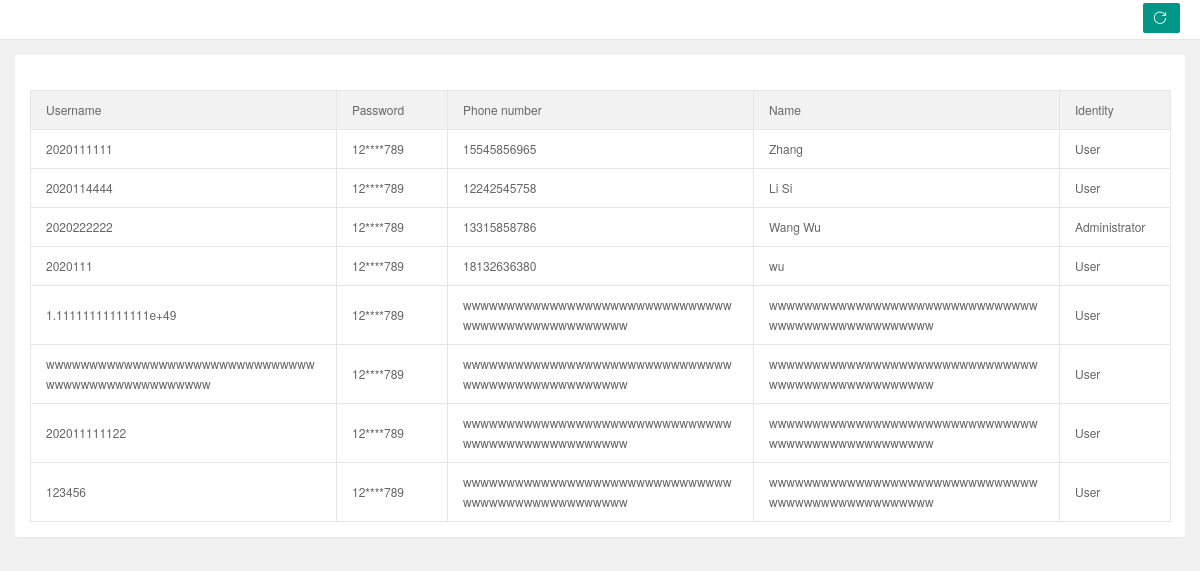
/userAdmin, run on an earlier commit of the app's database.
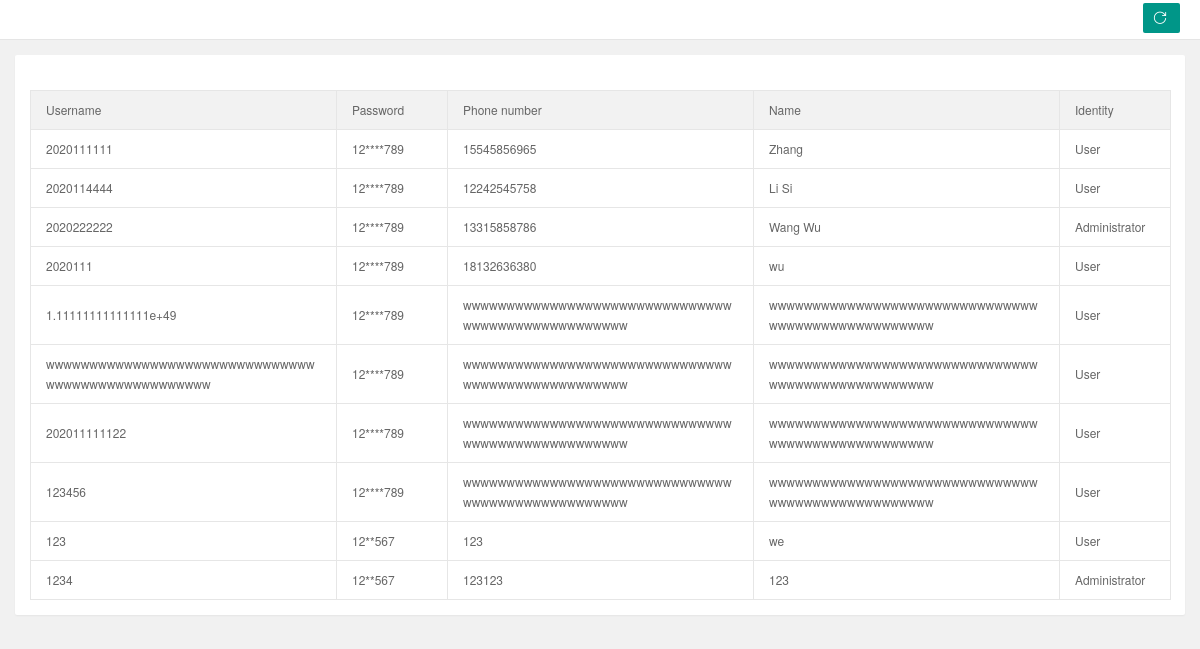
And on a later commit of the database.
### app/models.py (models this page shows)
class User(db.Model):
    __tablename__ = 'user'
    id = db.Column(db.Integer, primary_key=True)
    username = db.Column(db.String(50))
    password = db.Column(db.String(50))
    phone = db.Column(db.String(50))
    name = db.Column(db.String(50))
    job = db.Column(db.Boolean())

### app/views.py (the view)
@app.route('/userAdmin', methods=['GET', 'POST'])
def userAdmin():
    user_list = User.query.all()
    user = []
    for i in user_list:
        temp = ''
        num = 0
        length = len(i.password)
        for j in i.password:
            if (num >= 0 and num <= 1) or (num >= length - 3 and num <= length - 1):
                temp = temp + j
            else:
                temp = temp + '*'
            num += 1
        user.append([i, temp])
    return render_template('userAdmin.html', user=user)

### app/templates/userAdmin.html (shortened to what this page needs)
<!DOCTYPE html>
<html lang="en" class="x-admin-sm">
<head>
    <link rel="stylesheet" href="../static/lib/X-admin/css/font.css">
    <link rel="stylesheet" href="../static/lib/X-admin/css/xadmin.css">
</head>
<body>
    <div class="x-nav">
        <a class="layui-btn layui-btn-small" style="line-height:1.6em;margin-top:3px;float:right" onclick="location.reload()" title="刷新">
            <i class="layui-icon layui-icon-refresh" style="line-height:30px"></i>
        </a>
    </div>
    <div class="layui-fluid">
        <div class="layui-row layui-col-space15">
            <div class="layui-col-md12">
                <div class="layui-card">
                    <div class="layui-card-body ">
                    </div>
                    <div class="layui-card-body layui-table-body layui-table-main">
                        <table class="layui-table layui-form">
                            <thead>
                                <tr>
                                    <th>Username</th>
                                    <th>Password</th>
                                    <th>Phone number</th>
                                    <th>Name</th>
                                    <th>Identity</th>
                                </tr>
                            </thead>
                            <tbody>
                            {% for i in user %}
                                <tr>
                                    <td>{{ i[0].username }}</td>
                                    <td>{{ i[1] }}</td>
                                    <td>{{ i[0].phone }}</td>
                                    <td>{{ i[0].name }}</td>
                                    {% if i[0].job == true %}
                                    <td>Administrator</td>
                                    {% else %}
                                    <td>User</td>
                                    {% endif %}
                                </tr>
                            {% endfor %}
                            </tbody>
                        </table>
                    </div>
                </div>
            </div>
        </div>
    </div>
</body>
</html>

What changed in the data, as far as the page shows it:
added User: username "123", i "12**567", phone "123", name "we", job "User"
added User: username "1234", i "12**567", phone "123123", name "123", job "Administrator"
